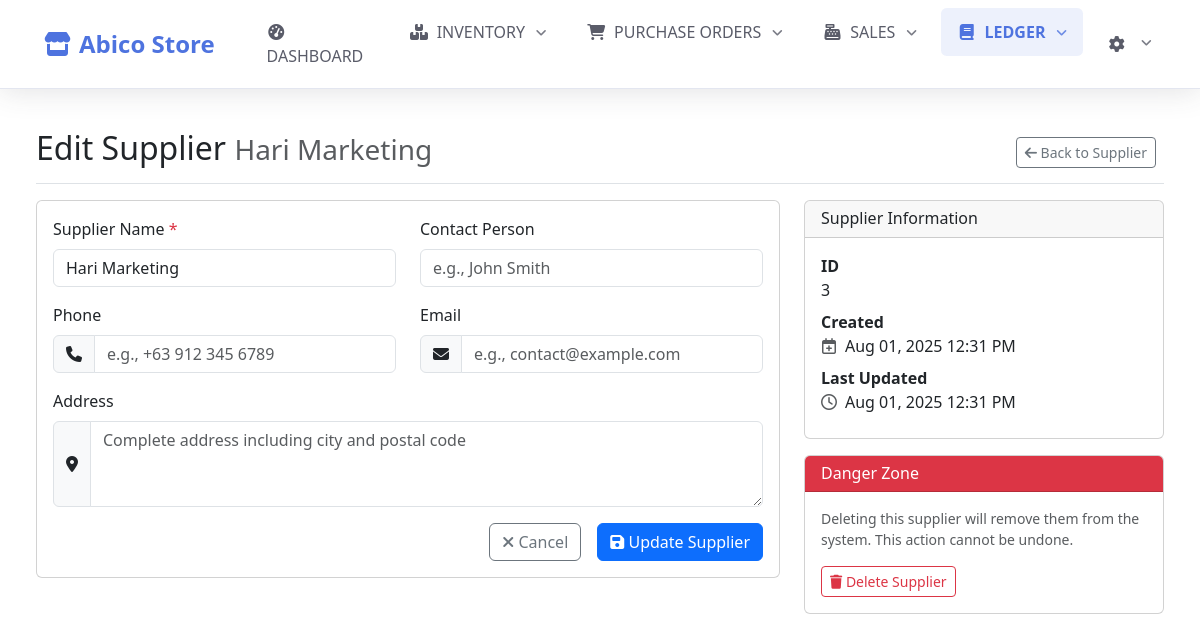
Page /ledger/suppliers/edit.php?id=3 (signed in) on the committed database.
### tables this page shows
CREATE TABLE `suppliers` (
  `id` int(11) NOT NULL,
  `name` varchar(255) NOT NULL,
  `contact_person` varchar(255) DEFAULT NULL,
  `contact_number` varchar(50) DEFAULT NULL,
  `email` varchar(255) DEFAULT NULL,
  `address` text DEFAULT NULL,
  `created_at` timestamp NOT NULL DEFAULT current_timestamp(),
  `updated_at` timestamp NOT NULL DEFAULT current_timestamp() ON UPDATE current_timestamp()
);

### ledger/suppliers/edit.php (the view, shortened to what this page needs)
<?php
$supplier_id = intval($_GET['id']);
$conn = getDBConnection();
$stmt = $conn->prepare("SELECT * FROM suppliers WHERE id = ?");
$stmt->bind_param("i", $supplier_id);
$stmt->execute();
$result = $stmt->get_result();
$supplier = $result->fetch_assoc();
require_once __DIR__ . '/../../templates/header.php';
?>
<div class="container-fluid px-4">
    <div class="d-flex justify-content-between flex-wrap flex-md-nowrap align-items-center pt-3 pb-2 mb-3 border-bottom">
        <h1 class="h2">
            Edit Supplier
            <small class="text-muted"><?php echo htmlspecialchars($supplier['name']); ?></small>
        </h1>
        <div class="btn-toolbar mb-2 mb-md-0">
            <a href="view.php?id=<?php echo $supplier_id; ?>" class="btn btn-sm btn-outline-secondary me-2">
                <i class="fas fa-arrow-left"></i> Back to Supplier
            </a>
        </div>
    </div>
    <div class="row">
        <div class="col-md-8">
            <div class="card">
                <div class="card-body">
                    <form method="POST" action="">
                        <div class="row">
                            <div class="col-md-6">
                                <div class="mb-3">
                                    <label for="name" class="form-label">Supplier Name <span class="text-danger">*</span></label>
                                    <input type="text" class="form-control" id="name" name="name"
                                           value="<?php echo htmlspecialchars($supplier['name']); ?>"
                                           required>
                                </div>
                            </div>
                            <div class="col-md-6">
                                <div class="mb-3">
                                    <label for="contact_person" class="form-label">Contact Person</label>
                                    <input type="text" class="form-control" id="contact_person" name="contact_person"
                                           value="<?php echo htmlspecialchars($supplier['contact_person']); ?>"
                                           placeholder="e.g., John Smith">
                                </div>
                            </div>
                        </div>
                        <div class="row">
                            <div class="col-md-6">
                                <div class="mb-3">
                                    <label for="phone" class="form-label">Phone</label>
                                    <div class="input-group">
                                        <span class="input-group-text"><i class="fas fa-phone"></i></span>
                                        <input type="tel" class="form-control" id="phone" name="phone"
                                               value="<?php echo htmlspecialchars($supplier['contact_number']); ?>"
                                               placeholder="e.g., +63 912 345 6789">
                                    </div>
                                </div>
                            </div>
                            <div class="col-md-6">
                                <div class="mb-3">
                                    <label for="email" class="form-label">Email</label>
                                    <div class="input-group">
                                        <span class="input-group-text"><i class="fas fa-envelope"></i></span>
                                        <input type="email" class="form-control" id="email" name="email"
                                               value="<?php echo htmlspecialchars($supplier['email']); ?>"
                                               placeholder="e.g., contact@example.com">
                                    </div>
                                </div>
                            </div>
                        </div>
                        <div class="mb-3">
                            <label for="address" class="form-label">Address</label>
                            <div class="input-group">
                                <span class="input-group-text"><i class="fas fa-map-marker-alt"></i></span>
                                <textarea class="form-control" id="address" name="address" rows="3"
                                          placeholder="Complete address including city and postal code"><?php
                                ?></textarea>
                            </div>
                        </div>
                        <div class="d-grid gap-2 d-md-flex justify-content-md-end">
                            <a href="view.php?id=<?php echo $supplier_id; ?>" class="btn btn-outline-secondary me-md-2">
                                <i class="fas fa-times"></i> Cancel
                            </a>
                            <button type="submit" class="btn btn-primary">
                                <i class="fas fa-save"></i> Update Supplier
                            </button>
                        </div>
                    </form>
                </div>
            </div>
        </div>
        <div class="col-md-4">
            <div class="card">
                <div class="card-header">
                    <h6 class="mb-0">Supplier Information</h6>
                </div>
                <div class="card-body">
                    <dl class="mb-0">
                        <dt>ID</dt>
                        <dd><?php echo htmlspecialchars($supplier['id']); ?></dd>
                        <dt class="mt-2">Created</dt>
                        <dd>
                            <div class="d-flex align-items-center">
                                <i class="far fa-calendar-plus me-2 text-muted"></i>
                                <?php echo date('M d, Y h:i A', strtotime($supplier['created_at'])); ?>
                            </div>
                        </dd>
                        <dt class="mt-2">Last Updated</dt>
                        <dd>
                            <div class="d-flex align-items-center">
                                <i class="far fa-clock me-2 text-muted"></i>
                                <?php
                                if (isset($supplier['updated_at']) && $supplier['updated_at'] !== $supplier['created_at']) {
                                    echo date('M d, Y h:i A', strtotime($supplier['updated_at']));
                                } else {
                                    echo '<span class="text-muted">Not modified yet</span>';
                                }
                                ?>
                            </div>
                        </dd>
                    </dl>
                </div>
            </div>
            <div class="card mt-3">
                <div class="card-header bg-danger text-white">
                    <h6 class="mb-0">Danger Zone</h6>
                </div>
                <div class="card-body">
                    <p class="small text-muted">
                        Deleting this supplier will remove them from the system.
                        This action cannot be undone.
                    </p>
                    <button type="button" class="btn btn-outline-danger btn-sm"
                            data-bs-toggle="modal" data-bs-target="#deleteModal">
                        <i class="fas fa-trash"></i> Delete Supplier
                    </button>
                </div>
            </div>
        </div>
    </div>
</div>
<?php
require_once __DIR__ . '/../../templates/footer.php';
?>

### assets/css/custom.css (style rules this page uses)
:root { --primary-color: #4e73df; --secondary-color: #f8f9fc; --accent-color: #36b9cc; --text-dark: #5a5c69; --shadow: 0 0.15rem 1.75rem 0 rgba(58, 59, 69, 0.15); --danger-color: #dc3545; }

### rows in the picture
suppliers: name "Hari Marketing", id "3", created_at "Aug 01, 2025 12:31 PM", updated_at "Aug 01, 2025 12:31 PM"
